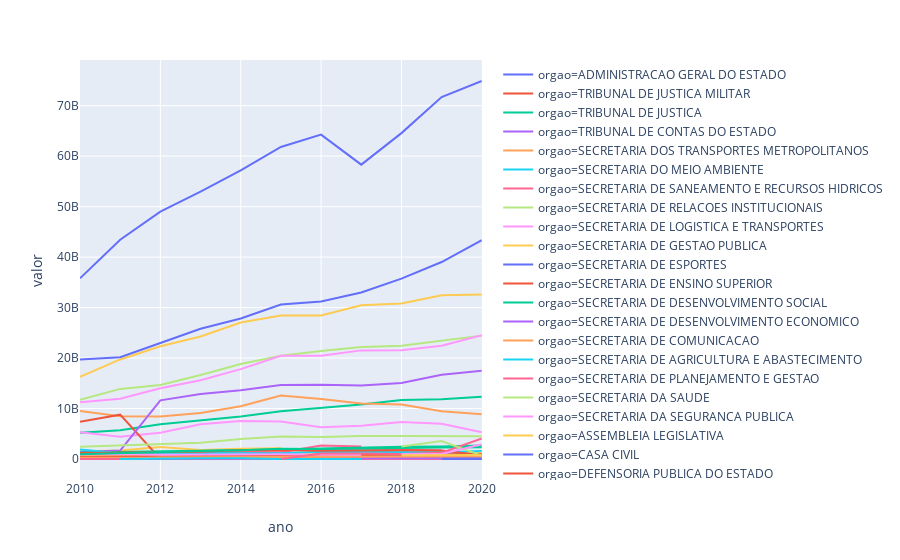

The notebook cell saved with this chart:
### Code cell
dd = df.groupby(by=['ano','orgao'], as_index=False).sum().sort_values(by='ano')

# mask = (dd['percent']>7)
px.line(dd, x='ano', y='valor', color='orgao')

### Figure 1 — Plotly figure (JSON) as saved in the notebook; plotly's stock layout.template omitted (floating-point values rounded to 4 significant figures)
{"data": [{"hoverlabel": {"namelength": 0}, "hovertemplate": "orgao=ADMINISTRACAO GERAL DO ESTADO<br>ano=%{x}<br>valor=%{y}", "legendgroup": "orgao=ADMINISTRACAO GERAL DO ESTADO", "line": {"color": "#636efa", "dash": "solid"}, "mode": "lines", "name": "orgao=ADMINISTRACAO GERAL DO ESTADO", "showlegend": true, "type": "scatter", "x": ["2010", "2011", "2012", "2013", "2014", "2015", "2016", "2017", "2018", "2019", "2020"], "xaxis": "x", "y": [35800286187, 43449320730, 49015968364, 52953567122, 57176926381, 61809566824, 64258973307, 58316796204, 64557873676, 71687241696, 74880844074], "yaxis": "y"}, {"hoverlabel": {"namelength": 0}, "hovertemplate": "orgao=TRIBUNAL DE JUSTICA MILITAR<br>ano=%{x}<br>valor=%{y}", "legendgroup": "orgao=TRIBUNAL DE JUSTICA MILITAR", "line": {"color": "#EF553B", "dash": "solid"}, "mode": "lines", "name": "orgao=TRIBUNAL DE JUSTICA MILITAR", "showlegend": true, "type": "scatter", "x": ["2010", "2011", "2012", "2013", "2014", "2015", "2016", "2017", "2018", "2019", "2020"], "xaxis": "x", "y": [39195247, 41254303, 45427466, 48716237, 52110240, 55992846, 58023853, 65070720, 68691617, 71785581, 74403059], "yaxis": "y"}, {"hoverlabel": {"namelength": 0}, "hovertemplate": "orgao=TRIBUNAL DE JUSTICA<br>ano=%{x}<br>valor=%{y}", "legendgroup": "orgao=TRIBUNAL DE JUSTICA", "line": {"color": "#00cc96", "dash": "solid"}, "mode": "lines", "name": "orgao=TRIBUNAL DE JUSTICA", "showlegend": true, "type": "scatter", "x": ["2010", "2011", "2012", "2013", "2014", "2015", "2016", "2017", "2018", "2019", "2020"], "xaxis": "x", "y": [5176147300, 5680049427, 6875359102, 7637105974, 8427298492, 9477317592, 10067423277, 10774473877, 11666448408, 11835526319, 12309176640], "yaxis": "y"}, {"hoverlabel": {"namelength": 0}, "hovertemplate": "orgao=TRIBUNAL DE CONTAS DO ESTADO<br>ano=%{x}<br>valor=%{y}", "legendgroup": "orgao=TRIBUNAL DE CONTAS DO ESTADO", "line": {"color": "#ab63fa", "dash": "solid"}, "mode": "lines", "name": "orgao=TRIBUNAL DE CONTAS DO ESTADO", "showlegend": true, "type": "scatter", "x": ["2010", "2011", "2012", "2013", "2014", "2015", "2016", "2017", "2018", "2019", "2020"], "xaxis": "x", "y": [455187059, 467585468, 523073296, 560875197, 599240012, 644709305, 774941309, 882290386, 922426125, 957242638, 1049123805], "yaxis": "y"}, {"hoverlabel": {"namelength": 0}, "hovertemplate": "orgao=SECRETARIA DOS TRANSPORTES METROPOLITANOS<br>ano=%{x}<br>valor=%{y}", "legendgroup": "orgao=SECRETARIA DOS TRANSPORTES METROPOLITANOS", "line": {"color": "#FFA15A", "dash": "solid"}, "mode": "lines", "name": "orgao=SECRETARIA DOS TRANSPORTES METROPOLITANOS", "showlegend": true, "type": "scatter", "x": ["2010", "2011", "2012", "2013", "2014", "2015", "2016", "2017", "2018", "2019", "2020"], "xaxis": "x", "y": [9530079282, 8488894937, 8407997247, 9111992343, 10467529222, 12575220131, 11882932132, 10973587073, 10817693819, 9469690824, 8845866473], "yaxis": "y"}, {"hoverlabel": {"namelength": 0}, "hovertemplate": "orgao=SECRETARIA DO MEIO AMBIENTE<br>ano=%{x}<br>valor=%{y}", "legendgroup": "orgao=SECRETARIA DO MEIO AMBIENTE", "line": {"color": "#19d3f3", "dash": "solid"}, "mode": "lines", "name": "orgao=SECRETARIA DO MEIO AMBIENTE", "showlegend": true, "type": "scatter", "x": ["2010", "2011", "2012", "2013", "2014", "2015", "2016", "2017"], "xaxis": "x", "y": [779837750, 843440793, 815468036, 882713794, 1045025806, 1259853640, 1232972160, 1149753683], "yaxis": "y"}, {"hoverlabel": {"namelength": 0}, "hovertemplate": "orgao=SECRETARIA DE SANEAMENTO E RECURSOS HIDRICOS<br>ano=%{x}<br>valor=%{y}", "legendgroup": "orgao=SECRETARIA DE SANEAMENTO E RECURSOS HIDRICOS", "line": {"color": "#FF6692", "dash": "solid"}, "mode": "lines", "name": "orgao=SECRETARIA DE SANEAMENTO E RECURSOS HIDRICOS", "showlegend": true, "type": "scatter", "x": ["2010", "2011", "2012", "2013", "2014", "2015", "2016", "2017", "2018", "2019"], "xaxis": "x", "y": [1045014612, 1172878165, 1236784962, 1775569780, 1713106899, 1954731989, 1892731404, 1732664116, 1895904963, 1671995002], "yaxis": "y"}, {"hoverlabel": {"namelength": 0}, "hovertemplate": "orgao=SECRETARIA DE RELACOES INSTITUCIONAIS<br>ano=%{x}<br>valor=%{y}", "legendgroup": "orgao=SECRETARIA DE RELACOES INSTITUCIONAIS", "line": {"color": "#B6E880", "dash": "solid"}, "mode": "lines", "name": "orgao=SECRETARIA DE RELACOES INSTITUCIONAIS", "showlegend": true, "type": "scatter", "x": ["2010", "2011"], "xaxis": "x", "y": [27878595, 27784654], "yaxis": "y"}, {"hoverlabel": {"namelength": 0}, "hovertemplate": "orgao=SECRETARIA DE LOGISTICA E TRANSPORTES<br>ano=%{x}<br>valor=%{y}", "legendgroup": "orgao=SECRETARIA DE LOGISTICA E TRANSPORTES", "line": {"color": "#FF97FF", "dash": "solid"}, "mode": "lines", "name": "orgao=SECRETARIA DE LOGISTICA E TRANSPORTES", "showlegend": true, "type": "scatter", "x": ["2010", "2011", "2012", "2013", "2014", "2015", "2016", "2017", "2018", "2019", "2020"], "xaxis": "x", "y": [5276347129, 4428620602, 5182235587, 6886062575, 7531868366, 7426441337, 6292051541, 6595192993, 7313498487, 6982651313, 5293730253], "yaxis": "y"}, {"hoverlabel": {"namelength": 0}, "hovertemplate": "orgao=SECRETARIA DE GESTAO PUBLICA<br>ano=%{x}<br>valor=%{y}", "legendgroup": "orgao=SECRETARIA DE GESTAO PUBLICA", "line": {"color": "#FECB52", "dash": "solid"}, "mode": "lines", "name": "orgao=SECRETARIA DE GESTAO PUBLICA", "showlegend": true, "type": "scatter", "x": ["2010", "2011", "2012", "2013", "2014", "2015"], "xaxis": "x", "y": [1515122867, 1660976384, 2362759921, 1800043172, 2010588676, 2153373753], "yaxis": "y"}, {"hoverlabel": {"namelength": 0}, "hovertemplate": "orgao=SECRETARIA DE ESPORTES<br>ano=%{x}<br>valor=%{y}", "legendgroup": "orgao=SECRETARIA DE ESPORTES", "line": {"color": "#636efa", "dash": "solid"}, "mode": "lines", "name": "orgao=SECRETARIA DE ESPORTES", "showlegend": true, "type": "scatter", "x": ["2010", "2011", "2012", "2013", "2014", "2015", "2016", "2017", "2018", "2019", "2020"], "xaxis": "x", "y": [132990725, 179583567, 183060087, 174250659, 205407778, 255247118, 211884753, 197181759, 179408030, 179678864, 156054879], "yaxis": "y"}, {"hoverlabel": {"namelength": 0}, "hovertemplate": "orgao=SECRETARIA DE ENSINO SUPERIOR<br>ano=%{x}<br>valor=%{y}", "legendgroup": "orgao=SECRETARIA DE ENSINO SUPERIOR", "line": {"color": "#EF553B", "dash": "solid"}, "mode": "lines", "name": "orgao=SECRETARIA DE ENSINO SUPERIOR", "showlegend": true, "type": "scatter", "x": ["2010", "2011", "2012", "2013", "2014"], "xaxis": "x", "y": [7393118707, 8777932013, 0, 0, 0], "yaxis": "y"}, {"hoverlabel": {"namelength": 0}, "hovertemplate": "orgao=SECRETARIA DE DESENVOLVIMENTO SOCIAL<br>ano=%{x}<br>valor=%{y}", "legendgroup": "orgao=SECRETARIA DE DESENVOLVIMENTO SOCIAL", "line": {"color": "#00cc96", "dash": "solid"}, "mode": "lines", "name": "orgao=SECRETARIA DE DESENVOLVIMENTO SOCIAL", "showlegend": true, "type": "scatter", "x": ["2010", "2011", "2012", "2013", "2014", "2015", "2016", "2017", "2018", "2019", "2020"], "xaxis": "x", "y": [419176600, 480348265, 752302178, 915469748, 942200997, 967709235, 928543618, 929507073, 825559791, 896838460, 874874322], "yaxis": "y"}, {"hoverlabel": {"namelength": 0}, "hovertemplate": "orgao=SECRETARIA DE DESENVOLVIMENTO ECONOMICO<br>ano=%{x}<br>valor=%{y}", "legendgroup": "orgao=SECRETARIA DE DESENVOLVIMENTO ECONOMICO", "line": {"color": "#ab63fa", "dash": "solid"}, "mode": "lines", "name": "orgao=SECRETARIA DE DESENVOLVIMENTO ECONOMICO", "showlegend": true, "type": "scatter", "x": ["2010", "2011", "2012", "2013", "2014", "2015", "2016", "2017", "2018", "2019", "2020"], "xaxis": "x", "y": [1391417905, 1681390555, 11624931419, 12889550925, 13630630260, 14647275259, 14722664965, 14540733874, 15050255264, 16697608835, 17497771945], "yaxis": "y"}, {"hoverlabel": {"namelength": 0}, "hovertemplate": "orgao=SECRETARIA DE COMUNICACAO<br>ano=%{x}<br>valor=%{y}", "legendgroup": "orgao=SECRETARIA DE COMUNICACAO", "line": {"color": "#FFA15A", "dash": "solid"}, "mode": "lines", "name": "orgao=SECRETARIA DE COMUNICACAO", "showlegend": true, "type": "scatter", "x": ["2010", "2011", "2012"], "xaxis": "x", "y": [125903856, 147733042, 0], "yaxis": "y"}, {"hoverlabel": {"namelength": 0}, "hovertemplate": "orgao=SECRETARIA DE AGRICULTURA E ABASTECIMENTO<br>ano=%{x}<br>valor=%{y}", "legendgroup": "orgao=SECRETARIA DE AGRICULTURA E ABASTECIMENTO", "line": {"color": "#19d3f3", "dash": "solid"}, "mode": "lines", "name": "orgao=SECRETARIA DE AGRICULTURA E ABASTECIMENTO", "showlegend": true, "type": "scatter", "x": ["2010", "2011", "2012", "2013", "2014", "2015", "2016", "2017", "2018", "2019", "2020"], "xaxis": "x", "y": [973053099, 1049260729, 931823297, 1074719780, 1111330390, 1129462628, 1152631123, 1027505369, 1075960700, 784692145, 706778997], "yaxis": "y"}, {"hoverlabel": {"namelength": 0}, "hovertemplate": "orgao=SECRETARIA DE PLANEJAMENTO E GESTAO<br>ano=%{x}<br>valor=%{y}", "legendgroup": "orgao=SECRETARIA DE PLANEJAMENTO E GESTAO", "line": {"color": "#FF6692", "dash": "solid"}, "mode": "lines", "name": "orgao=SECRETARIA DE PLANEJAMENTO E GESTAO", "showlegend": true, "type": "scatter", "x": ["2010", "2011", "2012", "2013", "2014", "2015", "2016", "2017"], "xaxis": "x", "y": [1163168539, 798777296, 409713796, 1086136003, 1425519966, 1326295815, 2682026404, 2457240228], "yaxis": "y"}, {"hoverlabel": {"namelength": 0}, "hovertemplate": "orgao=SECRETARIA DA SAUDE<br>ano=%{x}<br>valor=%{y}", "legendgroup": "orgao=SECRETARIA DA SAUDE", "line": {"color": "#B6E880", "dash": "solid"}, "mode": "lines", "name": "orgao=SECRETARIA DA SAUDE", "showlegend": true, "type": "scatter", "x": ["2010", "2011", "2012", "2013", "2014", "2015", "2016", "2017", "2018", "2019", "2020"], "xaxis": "x", "y": [11731900001, 13889846905, 14659899972, 16630721029, 18823302003, 20461432702, 21379112709, 22182234709, 22438922175, 23391495277, 24441019095], "yaxis": "y"}, {"hoverlabel": {"namelength": 0}, "hovertemplate": "orgao=SECRETARIA DA SEGURANCA PUBLICA<br>ano=%{x}<br>valor=%{y}", "legendgroup": "orgao=SECRETARIA DA SEGURANCA PUBLICA", "line": {"color": "#FF97FF", "dash": "solid"}, "mode": "lines", "name": "orgao=SECRETARIA DA SEGURANCA PUBLICA", "showlegend": true, "type": "scatter", "x": ["2010", "2011", "2012", "2013", "2014", "2015", "2016", "2017", "2018", "2019", "2020"], "xaxis": "x", "y": [11235003200, 11953203031, 14017504529, 15604907591, 17799918145, 20433773844, 20473040769, 21517916403, 21547827791, 22435973271, 24523230480], "yaxis": "y"}, {"hoverlabel": {"namelength": 0}, "hovertemplate": "orgao=ASSEMBLEIA LEGISLATIVA<br>ano=%{x}<br>valor=%{y}", "legendgroup": "orgao=ASSEMBLEIA LEGISLATIVA", "line": {"color": "#FECB52", "dash": "solid"}, "mode": "lines", "name": "orgao=ASSEMBLEIA LEGISLATIVA", "showlegend": true, "type": "scatter", "x": ["2010", "2011", "2012", "2013", "2014", "2015", "2016", "2017", "2018", "2019", "2020"], "xaxis": "x", "y": [680083422, 680518356, 802208242, 844497531, 921395268, 992389786, 1085426002, 1135428850, 1273687877, 1316339595, 1271893723], "yaxis": "y"}, {"hoverlabel": {"namelength": 0}, "hovertemplate": "orgao=CASA CIVIL<br>ano=%{x}<br>valor=%{y}", "legendgroup": "orgao=CASA CIVIL", "line": {"color": "#636efa", "dash": "solid"}, "mode": "lines", "name": "orgao=CASA CIVIL", "showlegend": true, "type": "scatter", "x": ["2010", "2011", "2012", "2013", "2014", "2015", "2016", "2017", "2018", "2019", "2020"], "xaxis": "x", "y": [204535277, 210620936, 363032108, 473197829, 462831573, 648312377, 511267636, 802590934, 597774900, 305068238, 38749244], "yaxis": "y"}, {"hoverlabel": {"namelength": 0}, "hovertemplate": "orgao=DEFENSORIA PUBLICA DO ESTADO<br>ano=%{x}<br>valor=%{y}", "legendgroup": "orgao=DEFENSORIA PUBLICA DO ESTADO", "line": {"color": "#EF553B", "dash": "solid"}, "mode": "lines", "name": "orgao=DEFENSORIA PUBLICA DO ESTADO", "showlegend": true, "type": "scatter", "x": ["2010", "2011", "2012", "2013", "2014", "2015", "2016", "2017", "2018", "2019", "2020"], "xaxis": "x", "y": [438252718, 486164775, 559142958, 619411390, 690760994, 746582848, 749537429, 812191360, 844215748, 875045341, 929748851], "yaxis": "y"}, {"hoverlabel": {"namelength": 0}, "hovertemplate": "orgao=MINISTERIO PUBLICO<br>ano=%{x}<br>valor=%{y}", "legendgroup": "orgao=MINISTERIO PUBLICO", "line": {"color": "#00cc96", "dash": "solid"}, "mode": "lines", "name": "orgao=MINISTERIO PUBLICO", "showlegend": true, "type": "scatter", "x": ["2010", "2011", "2012", "2013", "2014", "2015", "2016", "2017", "2018", "2019", "2020"], "xaxis": "x", "y": [1290098232, 1384202015, 1532278218, 1635342715, 1745585515, 1881159046, 2085839267, 2305181990, 2420576349, 2500972474, 2679771389], "yaxis": "y"}, {"hoverlabel": {"namelength": 0}, "hovertemplate": "orgao=RESERVA DE CONTINGENCIA<br>ano=%{x}<br>valor=%{y}", "legendgroup": "orgao=RESERVA DE CONTINGENCIA", "line": {"color": "#ab63fa", "dash": "solid"}, "mode": "lines", "name": "orgao=RESERVA DE CONTINGENCIA", "showlegend": true, "type": "scatter", "x": ["2010", "2011", "2012", "2013", "2014", "2015", "2016", "2017", "2018", "2019", "2020"], "xaxis": "x", "y": [10000000, 10000000, 10000000, 10000000, 10000000, 10000000, 10000000, 20000000, 46500000, 50000000, 50000000], "yaxis": "y"}, {"hoverlabel": {"namelength": 0}, "hovertemplate": "orgao=SEC.DO EMPREGO E RELACOES DO TRABALHO<br>ano=%{x}<br>valor=%{y}", "legendgroup": "orgao=SEC.DO EMPREGO E RELACOES DO TRABALHO", "line": {"color": "#FFA15A", "dash": "solid"}, "mode": "lines", "name": "orgao=SEC.DO EMPREGO E RELACOES DO TRABALHO", "showlegend": true, "type": "scatter", "x": ["2010", "2011", "2012", "2013", "2014", "2015", "2016", "2017", "2018", "2019"], "xaxis": "x", "y": [246341825, 267540995, 202704510, 211272800, 200684373, 195629312, 147772971, 125566634, 121190310, 165287627], "yaxis": "y"}, {"hoverlabel": {"namelength": 0}, "hovertemplate": "orgao=PROCURADORIA GERAL DO ESTADO<br>ano=%{x}<br>valor=%{y}", "legendgroup": "orgao=PROCURADORIA GERAL DO ESTADO", "line": {"color": "#19d3f3", "dash": "solid"}, "mode": "lines", "name": "orgao=PROCURADORIA GERAL DO ESTADO", "showlegend": true, "type": "scatter", "x": ["2010", "2011", "2012", "2013", "2014", "2015", "2016", "2017", "2018", "2019", "2020"], "xaxis": "x", "y": [1886340432, 1130367697, 1178109799, 1139925772, 1101246801, 1134184831, 1443828800, 1411986973, 1364750017, 1321387647, 1562918232], "yaxis": "y"}, {"hoverlabel": {"namelength": 0}, "hovertemplate": "orgao=SECR.EST.DIREITOS PESSOA COM DEFICIENCIA<br>ano=%{x}<br>valor=%{y}", "legendgroup": "orgao=SECR.EST.DIREITOS PESSOA COM DEFICIENCIA", "line": {"color": "#FF6692", "dash": "solid"}, "mode": "lines", "name": "orgao=SECR.EST.DIREITOS PESSOA COM DEFICIENCIA", "showlegend": true, "type": "scatter", "x": ["2010", "2011", "2012", "2013", "2014", "2015", "2016", "2017", "2018", "2019", "2020"], "xaxis": "x", "y": [19781927, 49280933, 50091274, 72068103, 197637700, 79765710, 67682512, 54809424, 47416599, 47338796, 43156212], "yaxis": "y"}, {"hoverlabel": {"namelength": 0}, "hovertemplate": "orgao=SECRETARIA DA ADMINISTRACAO PENITENCIARIA<br>ano=%{x}<br>valor=%{y}", "legendgroup": "orgao=SECRETARIA DA ADMINISTRACAO PENITENCIARIA", "line": {"color": "#B6E880", "dash": "solid"}, "mode": "lines", "name": "orgao=SECRETARIA DA ADMINISTRACAO PENITENCIARIA", "showlegend": true, "type": "scatter", "x": ["2010", "2011", "2012", "2013", "2014", "2015", "2016", "2017", "2018", "2019", "2020"], "xaxis": "x", "y": [2420054881, 2714311325, 2903777739, 3222758872, 3955287125, 4434728734, 4360212842, 4565174387, 4572711906, 4480970573, 4509473940], "yaxis": "y"}, {"hoverlabel": {"namelength": 0}, "hovertemplate": "orgao=SECRETARIA DA CULTURA<br>ano=%{x}<br>valor=%{y}", "legendgroup": "orgao=SECRETARIA DA CULTURA", "line": {"color": "#FF97FF", "dash": "solid"}, "mode": "lines", "name": "orgao=SECRETARIA DA CULTURA", "showlegend": true, "type": "scatter", "x": ["2010", "2011", "2012", "2013", "2014", "2015", "2016", "2017"], "xaxis": "x", "y": [897202576, 1000131947, 837055698, 861348577, 929170412, 946043664, 822585818, 772706112], "yaxis": "y"}, {"hoverlabel": {"namelength": 0}, "hovertemplate": "orgao=SECRETARIA DA EDUCACAO<br>ano=%{x}<br>valor=%{y}", "legendgroup": "orgao=SECRETARIA DA EDUCACAO", "line": {"color": "#FECB52", "dash": "solid"}, "mode": "lines", "name": "orgao=SECRETARIA DA EDUCACAO", "showlegend": true, "type": "scatter", "x": ["2010", "2011", "2012", "2013", "2014", "2015", "2016", "2017", "2018", "2019", "2020"], "xaxis": "x", "y": [16293295513, 19725391452, 22339377933, 24258049146, 27031906726, 28426489547, 28451413712, 30459970640, 30784766023, 32444394699, 32598246611], "yaxis": "y"}, {"hoverlabel": {"namelength": 0}, "hovertemplate": "orgao=SECRETARIA DA FAZENDA<br>ano=%{x}<br>valor=%{y}", "legendgroup": "orgao=SECRETARIA DA FAZENDA", "line": {"color": "#636efa", "dash": "solid"}, "mode": "lines", "name": "orgao=SECRETARIA DA FAZENDA", "showlegend": true, "type": "scatter", "x": ["2010", "2011", "2012", "2013", "2014", "2015", "2016", "2017", "2018", "2019", "2020"], "xaxis": "x", "y": [19704558548, 20170994467, 22983385361, 25799869394, 27843853683, 30602250572, 31195330443, 32981979432, 35723420617, 39021861006, 43353126905], "yaxis": "y"}, {"hoverlabel": {"namelength": 0}, "hovertemplate": "orgao=SECRETARIA DA HABITACAO<br>ano=%{x}<br>valor=%{y}", "legendgroup": "orgao=SECRETARIA DA HABITACAO", "line": {"color": "#EF553B", "dash": "solid"}, "mode": "lines", "name": "orgao=SECRETARIA DA HABITACAO", "showlegend": true, "type": "scatter", "x": ["2010", "2011", "2012", "2013", "2014", "2015", "2016", "2017", "2018", "2019", "2020"], "xaxis": "x", "y": [1187150923, 1315104631, 1342910914, 1455897824, 1736840772, 1806215197, 1636424974, 1746337659, 1727839230, 1679488130, 731649525], "yaxis": "y"}, {"hoverlabel": {"namelength": 0}, "hovertemplate": "orgao=SECRETARIA DA JUSTICA E CIDADANIA<br>ano=%{x}<br>valor=%{y}", "legendgroup": "orgao=SECRETARIA DA JUSTICA E CIDADANIA", "line": {"color": "#00cc96", "dash": "solid"}, "mode": "lines", "name": "orgao=SECRETARIA DA JUSTICA E CIDADANIA", "showlegend": true, "type": "scatter", "x": ["2010", "2011", "2012", "2013", "2014", "2015", "2016", "2017", "2018", "2019", "2020"], "xaxis": "x", "y": [935870794, 1187366472, 1370958999, 1589694199, 1742938934, 2007016506, 1966891559, 2117356657, 2262262987, 2296509423, 2334483375], "yaxis": "y"}, {"hoverlabel": {"namelength": 0}, "hovertemplate": "orgao=SECRETARIA DE ENERGIA<br>ano=%{x}<br>valor=%{y}", "legendgroup": "orgao=SECRETARIA DE ENERGIA", "line": {"color": "#ab63fa", "dash": "solid"}, "mode": "lines", "name": "orgao=SECRETARIA DE ENERGIA", "showlegend": true, "type": "scatter", "x": ["2011", "2012", "2013", "2014", "2015", "2016", "2017", "2018", "2019"], "xaxis": "x", "y": [0, 125944248, 126545005, 134889642, 146834071, 35796413, 37498521, 44496839, 143347362], "yaxis": "y"}, {"hoverlabel": {"namelength": 0}, "hovertemplate": "orgao=SECRETARIA DE TURISMO<br>ano=%{x}<br>valor=%{y}", "legendgroup": "orgao=SECRETARIA DE TURISMO", "line": {"color": "#FFA15A", "dash": "solid"}, "mode": "lines", "name": "orgao=SECRETARIA DE TURISMO", "showlegend": true, "type": "scatter", "x": ["2011", "2012", "2013", "2014", "2015", "2016", "2017", "2018", "2019", "2020"], "xaxis": "x", "y": [0, 292143129, 347216101, 356306189, 412112941, 418739927, 436580352, 468665635, 517430427, 525166923], "yaxis": "y"}, {"hoverlabel": {"namelength": 0}, "hovertemplate": "orgao=SECR. DE DESENVOLVIMENTO METROPOLITANO<br>ano=%{x}<br>valor=%{y}", "legendgroup": "orgao=SECR. DE DESENVOLVIMENTO METROPOLITANO", "line": {"color": "#19d3f3", "dash": "solid"}, "mode": "lines", "name": "orgao=SECR. DE DESENVOLVIMENTO METROPOLITANO", "showlegend": true, "type": "scatter", "x": ["2011", "2012", "2013", "2014", "2015", "2016", "2017"], "xaxis": "x", "y": [0, 130446911, 144783864, 168108839, 0, 0, 0], "yaxis": "y"}, {"hoverlabel": {"namelength": 0}, "hovertemplate": "orgao=SECRETARIA DE GOVERNO<br>ano=%{x}<br>valor=%{y}", "legendgroup": "orgao=SECRETARIA DE GOVERNO", "line": {"color": "#FF6692", "dash": "solid"}, "mode": "lines", "name": "orgao=SECRETARIA DE GOVERNO", "showlegend": true, "type": "scatter", "x": ["2015", "2016", "2017", "2018", "2019", "2020"], "xaxis": "x", "y": [0, 1110890222, 1100786517, 1013645445, 1226582850, 4077004401], "yaxis": "y"}, {"hoverlabel": {"namelength": 0}, "hovertemplate": "orgao=SECRETARIA DE DESENVOLVIMENTO REGIONAL<br>ano=%{x}<br>valor=%{y}", "legendgroup": "orgao=SECRETARIA DE DESENVOLVIMENTO REGIONAL", "line": {"color": "#B6E880", "dash": "solid"}, "mode": "lines", "name": "orgao=SECRETARIA DE DESENVOLVIMENTO REGIONAL", "showlegend": true, "type": "scatter", "x": ["2018", "2019", "2020"], "xaxis": "x", "y": [2487831456, 3551957028, 662695978], "yaxis": "y"}, {"hoverlabel": {"namelength": 0}, "hovertemplate": "orgao=SECRETARIA DE INFRAESTRUTURA E MEIO AMBIENTE<br>ano=%{x}<br>valor=%{y}", "legendgroup": "orgao=SECRETARIA DE INFRAESTRUTURA E MEIO AMBIENTE", "line": {"color": "#FF97FF", "dash": "solid"}, "mode": "lines", "name": "orgao=SECRETARIA DE INFRAESTRUTURA E MEIO AMBIENTE", "showlegend": true, "type": "scatter", "x": ["2018", "2019", "2020"], "xaxis": "x", "y": [1005601240, 1008269958, 2925977688], "yaxis": "y"}, {"hoverlabel": {"namelength": 0}, "hovertemplate": "orgao=SECRETARIA DA CULTURA E ECONOMIA CRIATIVA<br>ano=%{x}<br>valor=%{y}", "legendgroup": "orgao=SECRETARIA DA CULTURA E ECONOMIA CRIATIVA", "line": {"color": "#FECB52", "dash": "solid"}, "mode": "lines", "name": "orgao=SECRETARIA DA CULTURA E ECONOMIA CRIATIVA", "showlegend": true, "type": "scatter", "x": ["2018", "2019", "2020"], "xaxis": "x", "y": [758016680, 816128597, 800372418], "yaxis": "y"}, {"hoverlabel": {"namelength": 0}, "hovertemplate": "orgao=SECR. ESPECIAL DE REL. INTERNACIONAIS<br>ano=%{x}<br>valor=%{y}", "legendgroup": "orgao=SECR. ESPECIAL DE REL. INTERNACIONAIS", "line": {"color": "#636efa", "dash": "solid"}, "mode": "lines", "name": "orgao=SECR. ESPECIAL DE REL. INTERNACIONAIS", "showlegend": true, "type": "scatter", "x": ["2019", "2020"], "xaxis": "x", "y": [0, 2386820], "yaxis": "y"}], "layout": {"autosize": true, "legend": {"tracegroupgap": 0}, "margin": {"t": 60}, "xaxis": {"anchor": "y", "autorange": true, "domain": [0, 0.98], "range": [2010, 2020], "title": {"text": "ano"}, "type": "linear"}, "yaxis": {"anchor": "x", "autorange": true, "domain": [0, 1], "range": [-4160046893, 79040890967], "title": {"text": "valor"}, "type": "linear"}}}
